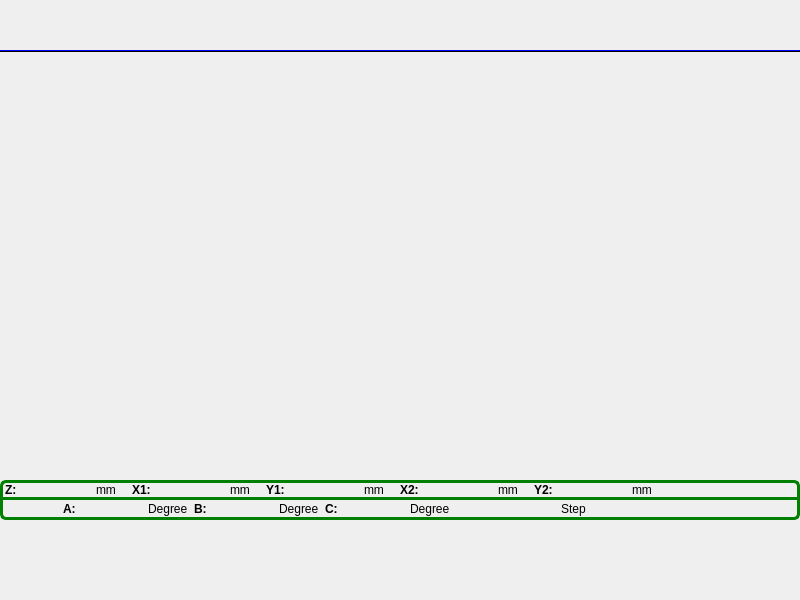
<?xml version="1.0" encoding="UTF-8"?>
<ui version="4.0">
 <class>MainFrame</class>
 <widget class="QWidget" name="MainFrame">
  <property name="geometry">
   <rect>
    <x>0</x>
    <y>0</y>
    <width>800</width>
    <height>600</height>
   </rect>
  </property>
  <property name="maximumSize">
   <size>
    <width>800</width>
    <height>600</height>
   </size>
  </property>
  <property name="windowTitle">
   <string>MainFrame</string>
  </property>
  <property name="styleSheet">
   <string notr="true">QMessageBox QAbstractButton
{
    min-width: 90px;
	min-height:30px;
}
</string>
  </property>
  <layout class="QVBoxLayout" name="verticalLayout">
   <property name="spacing">
    <number>0</number>
   </property>
   <property name="leftMargin">
    <number>0</number>
   </property>
   <property name="topMargin">
    <number>0</number>
   </property>
   <property name="rightMargin">
    <number>0</number>
   </property>
   <property name="bottomMargin">
    <number>0</number>
   </property>
   <item>
    <layout class="QHBoxLayout" name="horizontalLayout_2">
     <item>
      <widget class="ICSystemStatusFrame" name="systemStatusFrame">
       <property name="frameShape">
        <enum>QFrame::NoFrame</enum>
       </property>
       <property name="frameShadow">
        <enum>QFrame::Plain</enum>
       </property>
      </widget>
     </item>
     <item>
      <widget class="QWidget" name="programHeadWidget" native="true">
       <property name="minimumSize">
        <size>
         <width>0</width>
         <height>50</height>
        </size>
       </property>
       <property name="maximumSize">
        <size>
         <width>16777215</width>
         <height>50</height>
        </size>
       </property>
      </widget>
     </item>
    </layout>
   </item>
   <item>
    <widget class="Line" name="line">
     <property name="sizePolicy">
      <sizepolicy hsizetype="Expanding" vsizetype="Preferred">
       <horstretch>0</horstretch>
       <verstretch>0</verstretch>
      </sizepolicy>
     </property>
     <property name="minimumSize">
      <size>
       <width>800</width>
       <height>2</height>
      </size>
     </property>
     <property name="maximumSize">
      <size>
       <width>16777215</width>
       <height>2</height>
      </size>
     </property>
     <property name="styleSheet">
      <string notr="true">background-color: rgb(0, 0, 255);</string>
     </property>
     <property name="frameShadow">
      <enum>QFrame::Plain</enum>
     </property>
     <property name="lineWidth">
      <number>0</number>
     </property>
     <property name="midLineWidth">
      <number>1</number>
     </property>
     <property name="orientation">
      <enum>Qt::Horizontal</enum>
     </property>
    </widget>
   </item>
   <item>
    <widget class="QFrame" name="centerPageFrame">
     <property name="sizePolicy">
      <sizepolicy hsizetype="Preferred" vsizetype="Expanding">
       <horstretch>0</horstretch>
       <verstretch>0</verstretch>
      </sizepolicy>
     </property>
     <property name="maximumSize">
      <size>
       <width>800</width>
       <height>16777215</height>
      </size>
     </property>
     <property name="frameShape">
      <enum>QFrame::NoFrame</enum>
     </property>
     <property name="frameShadow">
      <enum>QFrame::Plain</enum>
     </property>
    </widget>
   </item>
   <item>
    <widget class="ICCycleTimeAndFinishedFrame" name="cycleTimeAndFinistWidget">
     <property name="frameShape">
      <enum>QFrame::NoFrame</enum>
     </property>
     <property name="frameShadow">
      <enum>QFrame::Plain</enum>
     </property>
    </widget>
   </item>
   <item>
    <widget class="QFrame" name="axisRunStatus1">
     <property name="maximumSize">
      <size>
       <width>16777215</width>
       <height>20</height>
      </size>
     </property>
     <property name="styleSheet">
      <string notr="true">#axisRunStatus1
{
border-top-left-radius: 6px;
border-top-right-radius: 6px;
border: 3px solid green; 
}</string>
     </property>
     <property name="frameShape">
      <enum>QFrame::NoFrame</enum>
     </property>
     <property name="frameShadow">
      <enum>QFrame::Plain</enum>
     </property>
     <layout class="QHBoxLayout" name="horizontalLayout">
      <property name="spacing">
       <number>2</number>
      </property>
      <property name="leftMargin">
       <number>2</number>
      </property>
      <property name="topMargin">
       <number>0</number>
      </property>
      <property name="rightMargin">
       <number>2</number>
      </property>
      <property name="bottomMargin">
       <number>0</number>
      </property>
      <item>
       <widget class="QLabel" name="zLabel">
        <property name="font">
         <font>
          <weight>75</weight>
          <bold>true</bold>
         </font>
        </property>
        <property name="text">
         <string>Z:</string>
        </property>
       </widget>
      </item>
      <item>
       <widget class="QLabel" name="zPosLabel">
        <property name="minimumSize">
         <size>
          <width>75</width>
          <height>0</height>
         </size>
        </property>
        <property name="maximumSize">
         <size>
          <width>75</width>
          <height>16777215</height>
         </size>
        </property>
        <property name="styleSheet">
         <string notr="true">color: rgb(0, 0, 127);</string>
        </property>
        <property name="text">
         <string notr="true"/>
        </property>
        <property name="alignment">
         <set>Qt::AlignRight|Qt::AlignTrailing|Qt::AlignVCenter</set>
        </property>
       </widget>
      </item>
      <item>
       <widget class="QLabel" name="zmmLabel">
        <property name="text">
         <string>mm    </string>
        </property>
       </widget>
      </item>
      <item>
       <widget class="QLabel" name="x1Label">
        <property name="font">
         <font>
          <weight>75</weight>
          <bold>true</bold>
         </font>
        </property>
        <property name="text">
         <string>X1:</string>
        </property>
       </widget>
      </item>
      <item>
       <widget class="QLabel" name="xPosLabel">
        <property name="minimumSize">
         <size>
          <width>75</width>
          <height>0</height>
         </size>
        </property>
        <property name="maximumSize">
         <size>
          <width>75</width>
          <height>16777215</height>
         </size>
        </property>
        <property name="styleSheet">
         <string notr="true">color: rgb(0, 0, 127);</string>
        </property>
        <property name="text">
         <string notr="true"/>
        </property>
        <property name="alignment">
         <set>Qt::AlignRight|Qt::AlignTrailing|Qt::AlignVCenter</set>
        </property>
       </widget>
      </item>
      <item>
       <widget class="QLabel" name="x1mmLabel">
        <property name="text">
         <string>mm    </string>
        </property>
       </widget>
      </item>
      <item>
       <widget class="QLabel" name="y1Label">
        <property name="font">
         <font>
          <weight>75</weight>
          <bold>true</bold>
         </font>
        </property>
        <property name="text">
         <string>Y1:</string>
        </property>
       </widget>
      </item>
      <item>
       <widget class="QLabel" name="yPosLabel">
        <property name="minimumSize">
         <size>
          <width>75</width>
          <height>0</height>
         </size>
        </property>
        <property name="maximumSize">
         <size>
          <width>75</width>
          <height>16777215</height>
         </size>
        </property>
        <property name="styleSheet">
         <string notr="true">color: rgb(0, 0, 127);</string>
        </property>
        <property name="text">
         <string notr="true"/>
        </property>
        <property name="alignment">
         <set>Qt::AlignRight|Qt::AlignTrailing|Qt::AlignVCenter</set>
        </property>
       </widget>
      </item>
      <item>
       <widget class="QLabel" name="y1mmLabel">
        <property name="text">
         <string>mm    </string>
        </property>
       </widget>
      </item>
      <item>
       <widget class="QLabel" name="x2Label">
        <property name="font">
         <font>
          <weight>75</weight>
          <bold>true</bold>
         </font>
        </property>
        <property name="text">
         <string>X2:</string>
        </property>
       </widget>
      </item>
      <item>
       <widget class="QLabel" name="pPosLabel">
        <property name="minimumSize">
         <size>
          <width>75</width>
          <height>0</height>
         </size>
        </property>
        <property name="maximumSize">
         <size>
          <width>75</width>
          <height>16777215</height>
         </size>
        </property>
        <property name="styleSheet">
         <string notr="true">color: rgb(0, 0, 127);</string>
        </property>
        <property name="text">
         <string notr="true"/>
        </property>
        <property name="alignment">
         <set>Qt::AlignRight|Qt::AlignTrailing|Qt::AlignVCenter</set>
        </property>
       </widget>
      </item>
      <item>
       <widget class="QLabel" name="x2mmLabel">
        <property name="text">
         <string>mm    </string>
        </property>
       </widget>
      </item>
      <item>
       <widget class="QLabel" name="y2Label">
        <property name="font">
         <font>
          <weight>75</weight>
          <bold>true</bold>
         </font>
        </property>
        <property name="text">
         <string>Y2:</string>
        </property>
       </widget>
      </item>
      <item>
       <widget class="QLabel" name="qPosLabel">
        <property name="minimumSize">
         <size>
          <width>75</width>
          <height>0</height>
         </size>
        </property>
        <property name="maximumSize">
         <size>
          <width>75</width>
          <height>16777215</height>
         </size>
        </property>
        <property name="styleSheet">
         <string notr="true">color: rgb(0, 0, 127);</string>
        </property>
        <property name="text">
         <string notr="true"/>
        </property>
        <property name="alignment">
         <set>Qt::AlignRight|Qt::AlignTrailing|Qt::AlignVCenter</set>
        </property>
       </widget>
      </item>
      <item>
       <widget class="QLabel" name="y2mmLabel">
        <property name="text">
         <string>mm    </string>
        </property>
       </widget>
      </item>
      <item>
       <spacer name="horizontalSpacer_2">
        <property name="orientation">
         <enum>Qt::Horizontal</enum>
        </property>
        <property name="sizeHint" stdset="0">
         <size>
          <width>40</width>
          <height>20</height>
         </size>
        </property>
       </spacer>
      </item>
     </layout>
    </widget>
   </item>
   <item>
    <widget class="QFrame" name="axisRunStatus2">
     <property name="maximumSize">
      <size>
       <width>16777215</width>
       <height>20</height>
      </size>
     </property>
     <property name="styleSheet">
      <string notr="true">#axisRunStatus2
{
border-bottom-left-radius: 6px; 
border-bottom-right-radius: 6px; 
border-bottom: 3px solid green; 
border-left: 3px solid green; 
border-right: 3px solid green; 
}</string>
     </property>
     <property name="frameShape">
      <enum>QFrame::NoFrame</enum>
     </property>
     <property name="frameShadow">
      <enum>QFrame::Plain</enum>
     </property>
     <layout class="QHBoxLayout" name="horizontalLayout_3">
      <property name="spacing">
       <number>6</number>
      </property>
      <property name="leftMargin">
       <number>20</number>
      </property>
      <property name="topMargin">
       <number>0</number>
      </property>
      <property name="rightMargin">
       <number>20</number>
      </property>
      <property name="bottomMargin">
       <number>0</number>
      </property>
      <item>
       <spacer name="horizontalSpacer">
        <property name="orientation">
         <enum>Qt::Horizontal</enum>
        </property>
        <property name="sizeType">
         <enum>QSizePolicy::Fixed</enum>
        </property>
        <property name="sizeHint" stdset="0">
         <size>
          <width>40</width>
          <height>20</height>
         </size>
        </property>
       </spacer>
      </item>
      <item>
       <widget class="QLabel" name="aLabel">
        <property name="font">
         <font>
          <weight>75</weight>
          <bold>true</bold>
         </font>
        </property>
        <property name="text">
         <string>A:</string>
        </property>
       </widget>
      </item>
      <item>
       <widget class="QLabel" name="aPosLabel">
        <property name="minimumSize">
         <size>
          <width>60</width>
          <height>0</height>
         </size>
        </property>
        <property name="maximumSize">
         <size>
          <width>60</width>
          <height>16777215</height>
         </size>
        </property>
        <property name="styleSheet">
         <string notr="true">color: rgb(0, 0, 127);</string>
        </property>
        <property name="text">
         <string notr="true"/>
        </property>
        <property name="alignment">
         <set>Qt::AlignRight|Qt::AlignTrailing|Qt::AlignVCenter</set>
        </property>
       </widget>
      </item>
      <item>
       <widget class="QLabel" name="ammLabel">
        <property name="text">
         <string>Degree</string>
        </property>
       </widget>
      </item>
      <item>
       <widget class="QLabel" name="bLabel">
        <property name="font">
         <font>
          <weight>75</weight>
          <bold>true</bold>
         </font>
        </property>
        <property name="text">
         <string>B:</string>
        </property>
       </widget>
      </item>
      <item>
       <widget class="QLabel" name="bPosLabel">
        <property name="minimumSize">
         <size>
          <width>60</width>
          <height>0</height>
         </size>
        </property>
        <property name="maximumSize">
         <size>
          <width>60</width>
          <height>16777215</height>
         </size>
        </property>
        <property name="styleSheet">
         <string notr="true">color: rgb(0, 0, 127);</string>
        </property>
        <property name="text">
         <string notr="true"/>
        </property>
        <property name="alignment">
         <set>Qt::AlignRight|Qt::AlignTrailing|Qt::AlignVCenter</set>
        </property>
       </widget>
      </item>
      <item>
       <widget class="QLabel" name="bmmLabel">
        <property name="text">
         <string>Degree</string>
        </property>
       </widget>
      </item>
      <item>
       <widget class="QLabel" name="cLabel">
        <property name="font">
         <font>
          <weight>75</weight>
          <bold>true</bold>
         </font>
        </property>
        <property name="text">
         <string>C:</string>
        </property>
       </widget>
      </item>
      <item>
       <widget class="QLabel" name="cPosLabel">
        <property name="minimumSize">
         <size>
          <width>60</width>
          <height>0</height>
         </size>
        </property>
        <property name="maximumSize">
         <size>
          <width>60</width>
          <height>16777215</height>
         </size>
        </property>
        <property name="styleSheet">
         <string notr="true">color: rgb(0, 0, 127);</string>
        </property>
        <property name="text">
         <string notr="true"/>
        </property>
        <property name="alignment">
         <set>Qt::AlignRight|Qt::AlignTrailing|Qt::AlignVCenter</set>
        </property>
       </widget>
      </item>
      <item>
       <widget class="QLabel" name="cmmLabel">
        <property name="text">
         <string>Degree</string>
        </property>
       </widget>
      </item>
      <item>
       <spacer name="horizontalSpacer_5">
        <property name="orientation">
         <enum>Qt::Horizontal</enum>
        </property>
        <property name="sizeHint" stdset="0">
         <size>
          <width>40</width>
          <height>20</height>
         </size>
        </property>
       </spacer>
      </item>
      <item>
       <widget class="QLabel" name="label_14">
        <property name="text">
         <string>Step</string>
        </property>
       </widget>
      </item>
      <item>
       <widget class="QLabel" name="stepLabel">
        <property name="minimumSize">
         <size>
          <width>80</width>
          <height>0</height>
         </size>
        </property>
        <property name="maximumSize">
         <size>
          <width>80</width>
          <height>16777215</height>
         </size>
        </property>
        <property name="styleSheet">
         <string notr="true">color: rgb(85, 255, 0);
color: rgb(170, 85, 255);</string>
        </property>
        <property name="text">
         <string notr="true"/>
        </property>
        <property name="alignment">
         <set>Qt::AlignRight|Qt::AlignTrailing|Qt::AlignVCenter</set>
        </property>
       </widget>
      </item>
      <item>
       <spacer name="horizontalSpacer_3">
        <property name="orientation">
         <enum>Qt::Horizontal</enum>
        </property>
        <property name="sizeHint" stdset="0">
         <size>
          <width>40</width>
          <height>20</height>
         </size>
        </property>
       </spacer>
      </item>
     </layout>
    </widget>
   </item>
   <item>
    <layout class="QHBoxLayout" name="categoryButtonLayout">
     <property name="spacing">
      <number>10</number>
     </property>
     <property name="leftMargin">
      <number>2</number>
     </property>
     <property name="rightMargin">
      <number>2</number>
     </property>
     <item>
      <widget class="ICPageSwitch" name="functionPageButton" native="true">
       <property name="sizePolicy">
        <sizepolicy hsizetype="Fixed" vsizetype="Fixed">
         <horstretch>0</horstretch>
         <verstretch>0</verstretch>
        </sizepolicy>
       </property>
       <property name="minimumSize">
        <size>
         <width>151</width>
         <height>80</height>
        </size>
       </property>
       <property name="maximumSize">
        <size>
         <width>16777215</width>
         <height>80</height>
        </size>
       </property>
      </widget>
     </item>
     <item>
      <widget class="ICPageSwitch" name="monitorPageButton" native="true">
       <property name="sizePolicy">
        <sizepolicy hsizetype="Fixed" vsizetype="Fixed">
         <horstretch>0</horstretch>
         <verstretch>0</verstretch>
        </sizepolicy>
       </property>
       <property name="minimumSize">
        <size>
         <width>151</width>
         <height>80</height>
        </size>
       </property>
       <property name="maximumSize">
        <size>
         <width>16777215</width>
         <height>80</height>
        </size>
       </property>
      </widget>
     </item>
     <item>
      <widget class="ICPageSwitch" name="recordPageButton" native="true">
       <property name="sizePolicy">
        <sizepolicy hsizetype="Fixed" vsizetype="Fixed">
         <horstretch>0</horstretch>
         <verstretch>0</verstretch>
        </sizepolicy>
       </property>
       <property name="minimumSize">
        <size>
         <width>151</width>
         <height>80</height>
        </size>
       </property>
       <property name="maximumSize">
        <size>
         <width>16777215</width>
         <height>80</height>
        </size>
       </property>
      </widget>
     </item>
     <item>
      <widget class="ICPageSwitch" name="alarmPageButton" native="true">
       <property name="sizePolicy">
        <sizepolicy hsizetype="Fixed" vsizetype="Fixed">
         <horstretch>0</horstretch>
         <verstretch>0</verstretch>
        </sizepolicy>
       </property>
       <property name="minimumSize">
        <size>
         <width>151</width>
         <height>80</height>
        </size>
       </property>
       <property name="maximumSize">
        <size>
         <width>16777215</width>
         <height>80</height>
        </size>
       </property>
      </widget>
     </item>
     <item>
      <widget class="ICPageSwitch" name="returnPageButton" native="true">
       <property name="sizePolicy">
        <sizepolicy hsizetype="Fixed" vsizetype="Fixed">
         <horstretch>0</horstretch>
         <verstretch>0</verstretch>
        </sizepolicy>
       </property>
       <property name="minimumSize">
        <size>
         <width>151</width>
         <height>80</height>
        </size>
       </property>
       <property name="maximumSize">
        <size>
         <width>16777215</width>
         <height>80</height>
        </size>
       </property>
      </widget>
     </item>
    </layout>
   </item>
  </layout>
 </widget>
 <layoutdefault spacing="6" margin="11"/>
 <customwidgets>
  <customwidget>
   <class>ICPageSwitch</class>
   <extends>QWidget</extends>
   <header>icpageswitch.h</header>
   <container>1</container>
  </customwidget>
  <customwidget>
   <class>ICCycleTimeAndFinishedFrame</class>
   <extends>QFrame</extends>
   <header>iccycletimeandfinishedframe.h</header>
   <container>1</container>
  </customwidget>
  <customwidget>
   <class>ICSystemStatusFrame</class>
   <extends>QFrame</extends>
   <header>icsystemstatusframe.h</header>
   <container>1</container>
  </customwidget>
 </customwidgets>
 <resources/>
 <connections/>
</ui>
